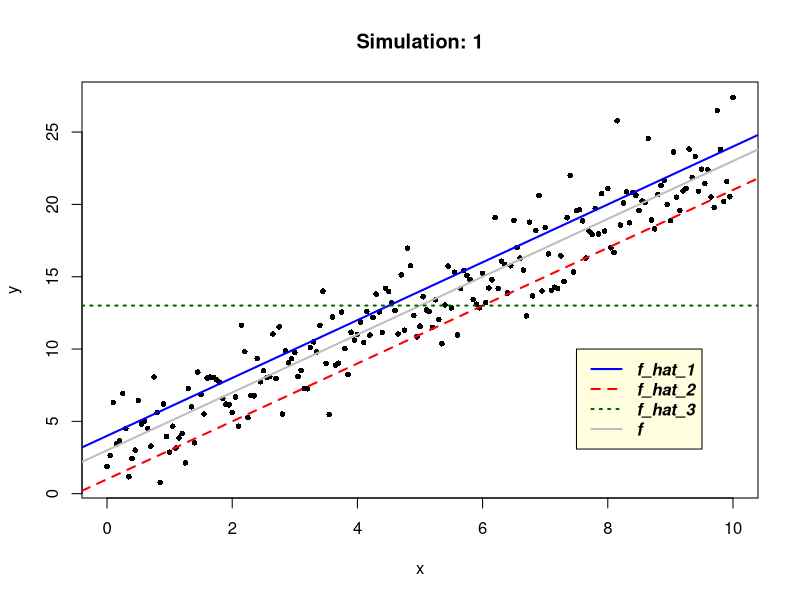
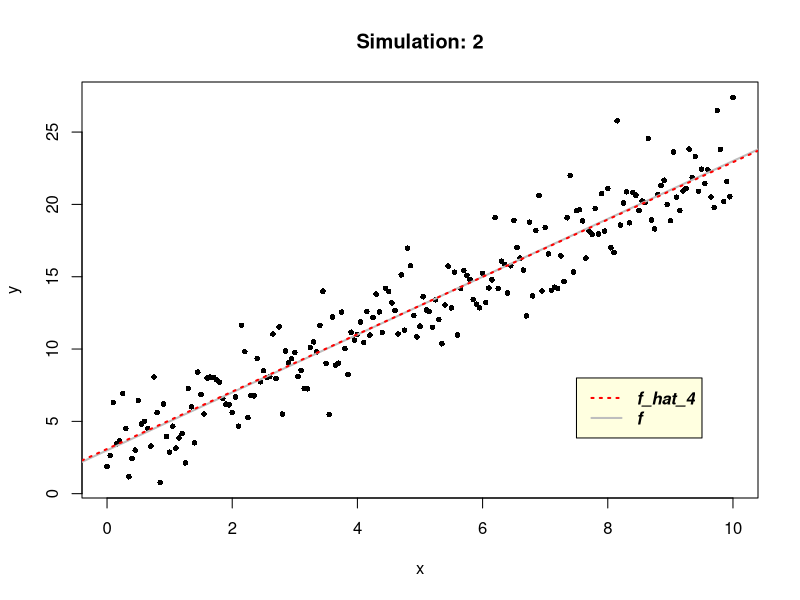

The R script that drew these images, in order:
## ---- chunk 1
set.seed(123) ## set the seed of R‘s random number generator

# simulate function f(x) = 3 + 2x
f <- function(x){
  3 + 2 * x 
}
# generate vector X
x <- seq(0, 10, by = 0.05)
# the error term coming from N(mean = 0, variance = 4)
e <- rnorm(length(x), mean = 0, sd = 2)
# simulate the response vector Y
y <- f(x) + e

# plot the simulated data 
plot(x, y, cex = 0.75, pch = 16, main = "Simulation: 1") 
abline(3, 2, col ="gray", lwd = 2, lty = 1)
# model fitted to simulated data
f_hat_1<- function(x){
  4 + 2 * x
}
f_hat_2 <- function(x){
  1 + 2 * x
}
y_bar = mean(y) # average value of the response variable y
f_hat_3 <- function(x){
  y_bar
}
# add the line representing the fitted model
abline(1, 2, col = "red", lwd = 2, lty = 2)
abline(4, 2, col = "blue", lwd = 2, lty = 1)
abline(y_bar, 0, col = "darkgreen", lwd = 2, lty = 3)
legend(7.5, 10, legend=c("f_hat_1", "f_hat_2", "f_hat_3", "f"),
       col = c("blue", "red", "darkgreen", "gray"), 
       lwd = c(2, 2, 2, 2), lty = c(1:3, 1),
       text.font = 4, bg = 'lightyellow')
## ---- chunk 2
# calculate MSE from data
MSE_data1 = mean((y - f_hat_1(x))^2)
MSE_data2 = mean((y - f_hat_2(x))^2)
MSE_data3 = mean((y - f_hat_3(x))^2)
# model bias 
bias_1 = mean(f_hat_1(x) - f(x))
bias_2 = mean(f_hat_2(x) - f(x))
bias_3 = mean(f_hat_3(x) - f(x))
# model variance
var_1 = var(f(x) - f_hat_1(x))
var_2 = var(f(x) - f_hat_2(x))
var_3 = var(f(x) - f_hat_3(x))
# calculate 'theoretical' MSE
MSE_1 = bias_1^2 + var_1 + 2^2
MSE_2 = bias_2^2 + var_2 + 2^2
MSE_3 = bias_3^2 + var_3 + 2^2
for (i in 1:1){
  cat (c("==============================================","\n"))
  cat (c("=============== f_hat_1 ================","\n"))
  cat(c("MSE_data1 = ", round(MSE_data1, 2),  sep = '\n'))
  cat(c("bias_1 = ", bias_1, sep = '\n' ))   
  cat(c("variance_1 = ", round(var_1, 2), sep = '\n' ))  
  cat(c("MSE_1 = 4 + bias_1^2 + variance_1 = ", MSE_1, sep = '\n' )) 
  cat(c("==============================================","\n"))
  cat(c("=============== f_hat_2 ================","\n"))
  cat(c("MSE_data2 = ", round(MSE_data2, 2),  sep = '\n'))
  cat(c("bias_2 = ", bias_2, sep = '\n' ))   
  cat(c("variance_2 = ", round(var_2, 2), sep = '\n' ))  
  cat(c("MSE_2 = 4 + bias_2^2 + variance_2 = ", MSE_2, sep = '\n' ))
  cat(c("==============================================","\n"))
  cat(c("=============== f_hat_3 ================","\n"))
  cat(c("average y = ", round(y_bar, 2),  sep = '\n'))
  cat(c("MSE_data3 = ", round(MSE_data3, 2),  sep = '\n'))
  cat(c("bias_3 = ", round(bias_3, 2), sep = '\n' ))   
  cat(c("variance_3 = ", round(var_3, 2), sep = '\n' ))  
  cat(c("MSE_3 = 4 + bias_3^2 + variance_3 = ", round(MSE_3, 2), sep = '\n' ))
  cat(c("==============================================","\n"))
}
## ---- chunk 3
# model fitted to simulated data
f_hat_4<- function(x){
    lm(y~x)
}
# plot the simulated data 
plot(x, y, cex = 0.75, pch = 16, main = "Simulation: 2") 
abline(3, 2, col ="gray", lwd = 2, lty = 1)
# add the line representing the fitted model
abline(lm(y~x), col ="red", lwd = 2, lty = 3)
legend(7.5, 8, legend=c("f_hat_4", "f"),
       col = c("red", "gray"), 
       lwd = c(2, 2), lty = c(3, 1),
       text.font = 4, bg = 'lightyellow')
## ---- chunk 4
# calculate MSE from data
MSE_data4 = mean((y - predict(f_hat_4(x)))^2)
# model bias 
bias_4 = mean(predict(f_hat_4(x)) - f(x))
# model variance
var_4 = var(f(x) - predict(f_hat_4(x)))
# calculate 'theoretical' MSE
MSE_4 = bias_4^2 + var_4 + 2^2
for (i in 1:1){
  
  cat (c("==============================================","\n"))
  cat (c("=============== f_hat_4 ================","\n"))
  cat(c("MSE_data4 = ", round(MSE_data4, 2),  sep = '\n'))
  cat(c("bias_4 = ", round(bias_4, 2), sep = '\n' ))   
  cat(c("variance_4 = ", round(var_4, 2), sep = '\n' ))  
  cat(c("MSE_4 = 4 + bias_4^2 + variance_4 = ", round(MSE_4, 2), sep = '\n' ))
  cat (c("==============================================","\n"))
}
